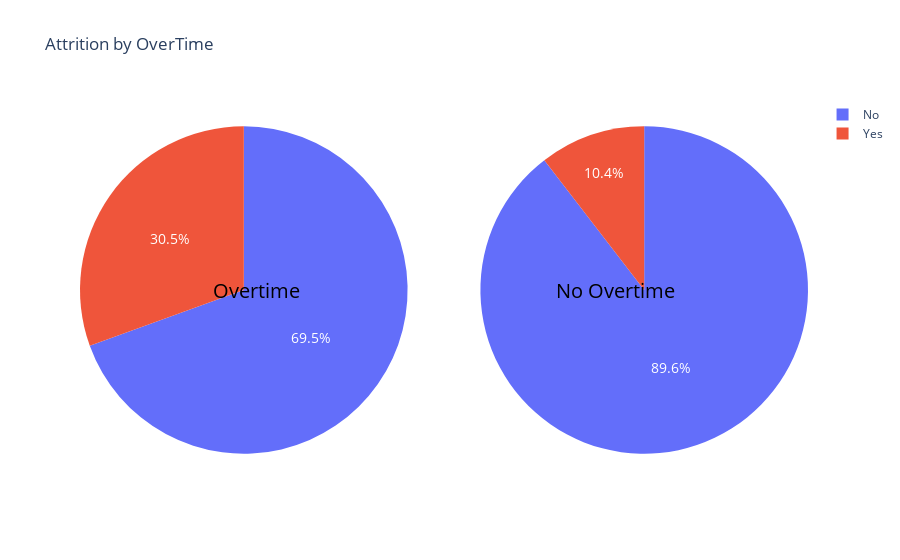

Notebook code cell kept with this figure:
### Code cell
import plotly.express as px
from plotly.subplots import make_subplots
import pandas as pd

# Assuming 'data' is your DataFrame and 'OverTime' and 'Attrition' are the relevant columns

# Filter data for OverTime == 'Yes'
overtime_yes = data[data.OverTime == "Yes"].Attrition.value_counts().reset_index()
overtime_yes.columns = ['Attrition', 'Count']

# Filter data for OverTime == 'No'
overtime_no = data[data.OverTime == "No"].Attrition.value_counts().reset_index()
overtime_no.columns = ['Attrition', 'Count']

# Create two subplots for the pie charts
fig = make_subplots(rows=1, cols=2, specs=[[{'type': 'domain'}, {'type': 'domain'}]])

# Pie chart for employees with OverTime = 'Yes'
fig.add_trace(px.pie(overtime_yes, names='Attrition', values='Count', title='Overtime').data[0], row=1, col=1)

# Pie chart for employees with OverTime = 'No'
fig.add_trace(px.pie(overtime_no, names='Attrition', values='Count', title='No Overtime').data[0], row=1, col=2)

# Update the layout
fig.update_layout(
    title_text="Attrition by OverTime",
    annotations=[dict(text='Overtime', x=0.18, y=0.5, font_size=20, showarrow=False, font=dict(color='black')),
                 dict(text='No Overtime', x=0.82, y=0.5, font_size=20, showarrow=False, font=dict(color='black'))]
)
fig.update_traces(textfont=dict(size=14, color='white'))

# Show the plot
fig.show()

### Figure 1 — Plotly figure (JSON) as saved in the notebook; plotly's stock layout.template omitted (floating-point values rounded to 4 significant figures)
{"data": [{"domain": {"x": [0, 0.45], "y": [0, 1]}, "hovertemplate": "Attrition=%{label}<br>Count=%{value}<extra></extra>", "labels": ["No", "Yes"], "legendgroup": "", "name": "", "showlegend": true, "textfont": {"color": "white", "size": 14}, "type": "pie", "values": [289, 127]}, {"domain": {"x": [0.55, 1], "y": [0, 1]}, "hovertemplate": "Attrition=%{label}<br>Count=%{value}<extra></extra>", "labels": ["No", "Yes"], "legendgroup": "", "name": "", "showlegend": true, "textfont": {"color": "white", "size": 14}, "type": "pie", "values": [944, 110]}], "layout": {"annotations": [{"font": {"color": "black", "size": 20}, "showarrow": false, "text": "Overtime", "x": 0.18, "y": 0.5}, {"font": {"color": "black", "size": 20}, "showarrow": false, "text": "No Overtime", "x": 0.82, "y": 0.5}], "title": {"text": "Attrition by OverTime"}}}
